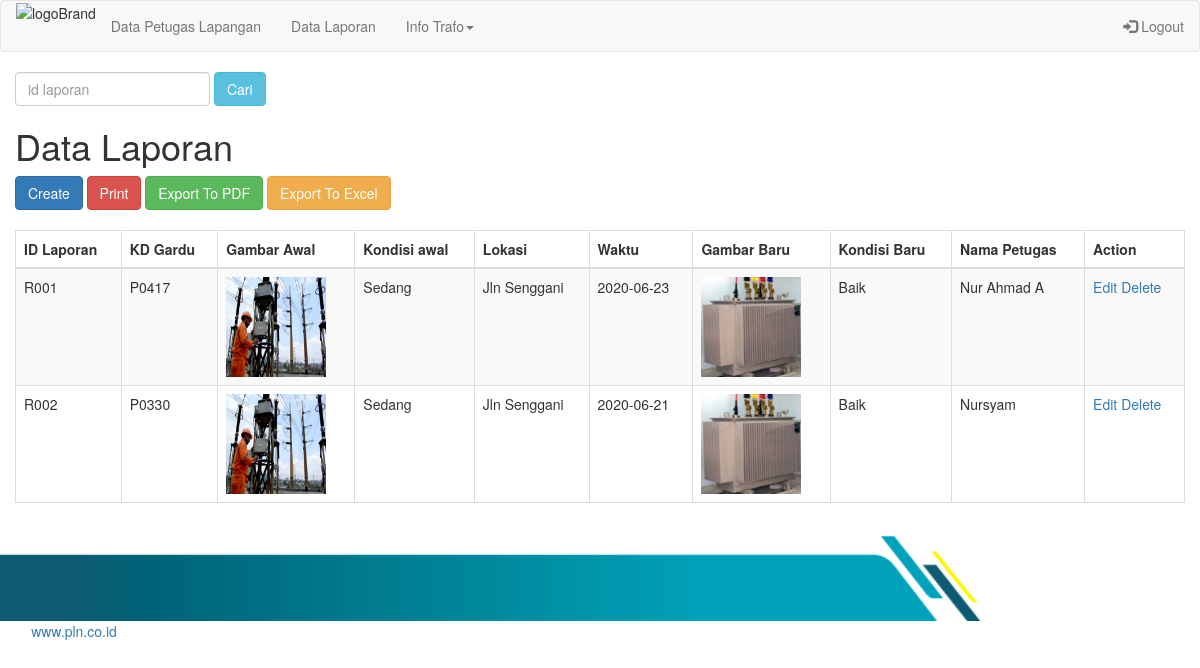
Screenshot of /rest_client/index.php/search/searchdt with the database file from the repository.
### tables this page shows
CREATE TABLE `dat_laporan` (
  `id_laporan` varchar(11) NOT NULL,
  `kd_gardu` varchar(50) NOT NULL,
  `img_bef` varchar(500) NOT NULL,
  `kondisi_awal` text NOT NULL,
  `lokasi` varchar(50) NOT NULL,
  `waktu` date NOT NULL,
  `img_baru` varchar(60) NOT NULL,
  `kondisi_baru` text NOT NULL,
  `nama_petugas` varchar(50) NOT NULL
);

### rest_client/application/controllers/search.php (called while the page is built, shortened)
<?php
Class search Extends CI_Controller
{
    function __construct()
    {
        $this->load->helper('url');
        $this->load->model('m_cari');
        $this->load->helper('form');
    }
    public function searchdt()
    {
        $keyword    =   $this->input->post('keyword');
        $data['dat_laporan']    =   $this->m_cari->dat_laporan($keyword);
        $this->load->view('listk',$data);
    }
}
?>

### rest_client/index.php (called while the page is built, shortened)
<?php
require_once BASEPATH.'core/CodeIgniter.php';

### rest_client/application/models/m_cari.php (called while the page is built, shortened)
<?php if ( ! defined('BASEPATH')) exit('No direct script access allowed');
class m_cari extends CI_Model {
    public function dat_laporan($keyword){
        $this->db->select('*');
        $this->db->from('dat_laporan');
        $this->db->like('id_laporan', $keyword);
        $this->db->or_like('kd_gardu', $keyword);
        $query = $this->db->get();
        return $query->result();
      }
  }
?>

### rest_client/application/views/listk.php (the view, shortened to what this page needs)
<!DOCTYPE html>
<html lang="en">
<head>
  <link rel="stylesheet" href="https://maxcdn.bootstrapcdn.com/bootstrap/3.4.1/css/bootstrap.min.css">
</head>
<body>
<nav class="navbar navbar-default">
    <div class="container-fluid">
      <div class="navbar-header">
        <img src="https://upload.wikimedia.org/wikipedia/commons/2/20/Logo_PLN.svg" alt="logoBrand" id="logoBrand" width="150" height="70">
      </div>
      <ul class="nav navbar-nav">
      <li><a href="<?php echo base_url() . 'petugas' ?>">Data Petugas Lapangan</a></li>
        <li><a href="<?php echo base_url() . 'dat_laporan' ?>">Data Laporan</a></li>
        <li class="dropdown"><a class="dropdown-toggle" data-toggle="dropdown" href="#">Info Trafo<span class="caret"></span></a>
        </li>
      </ul>
      <ul class="nav navbar-nav navbar-right">
        <li><a href="http://localhost/PLN/rest_client/login"><span class="glyphicon glyphicon-log-in"></span> Logout</a></li>
      </ul>
    </div>
  </nav>
  <div class="navbar-form navbar-center">
    <?php echo form_open('search/searchdt') ?>
    <input type="text" name="keyword" id="keyword" class="form-control" placeholder="id laporan">
    <button type="submit" class="btn btn-info">Cari</button>
    <?php echo form_close() ?>
    <div class="table-responsive">
      <table class="table table-bordered">
        <div class="row">
          <div class="col-lg-6">
            <h1>Data Laporan</h1>
            <a class="btn btn-primary" href="<?php echo base_url() . 'dat_laporan/createk' ?>"><i class="fa fa file"></i>Create</a>
            <a class="btn btn-danger" href="<?php echo base_url('dat_laporan/print') ?>"><i class="fa fa file"></i>Print</a>
            <a class="btn btn-success" href="<?php echo base_url('dat_laporan/pdf') ?>"><i class="fa fa file"></i>Export To PDF</a>
            <a class="btn btn-warning" href="<?php echo base_url('dat_laporan/export') ?>"><i class="fa fa file"></i>Export To Excel</a>
            <table width="150%" class="table table-striped table-bordered table-hover" id="dataTables-example">
              <thead>
                <tr>
                  <th>ID Laporan</th>
                  <th>KD Gardu</th>
                  <th>Gambar Awal</th>
                  <th>Kondisi awal</th>
                  <th>Lokasi</th>
                  <th>Waktu</th>
                  <th>Gambar Baru</th>
                  <th>Kondisi Baru</th>
                  <th>Nama Petugas</th>
                  <th>Action</th>
                </tr>
              </thead>
              <tbody>
                <?php
                foreach ($dat_laporan as $la) {
                  echo "<tr>
					      <td>$la->id_laporan</td>
                <td>$la->kd_gardu</td>
                <td><img src= assets/img/" . $la->img_bef . " width='100' height='100'></td>
								<td>$la->kondisi_awal</td>
								<td>$la->lokasi</td>
								<td>$la->waktu</td>
                <td><img src= assets/img/" . $la->img_baru . " width='100' height='100'></td>
                <td>$la->kondisi_baru</td>
               <td>$la->nama_petugas</td>
								<td>" . anchor('dat_laporan/editk/' . $la->id_laporan, 'Edit') . "
									" . anchor('dat_laporan/delete/' . $la->id_laporan, 'Delete') . "</td>
								</tr>";
                }
                ?>
              </tbody>
            </table>
          </div>
        </div>
    </div>
  </div>
  <footer>
    <div>
      <img src="<?php echo base_url(); ?>assets/img/footer1.png" height="90">&nbsp&nbsp&nbsp&nbsp&nbsp&nbsp&nbsp&nbsp&nbsp&nbsp&nbsp&nbsp&nbsp&nbsp
      &nbsp&nbsp&nbsp&nbsp&nbsp&nbsp&nbsp&nbsp<a href="http://www.pln.co.id">www.pln.co.id</a>
    </div>
  </footer>
</body>
</html>

### rows the page displays
dat_laporan: id_laporan "R001", kd_gardu "P0417", img_bef (picture), kondisi_awal "Sedang", lokasi "Jln Senggani", waktu "2020-06-23", img_baru (picture), kondisi_baru "Baik", nama_petugas "Nur Ahmad A", id_laporan "Edit", id_laporan "Delete"
dat_laporan: id_laporan "R002", kd_gardu "P0330", img_bef (picture), kondisi_awal "Sedang", lokasi "Jln Senggani", waktu "2020-06-21", img_baru (picture), kondisi_baru "Baik", nama_petugas "Nursyam", id_laporan "Edit", id_laporan "Delete"
